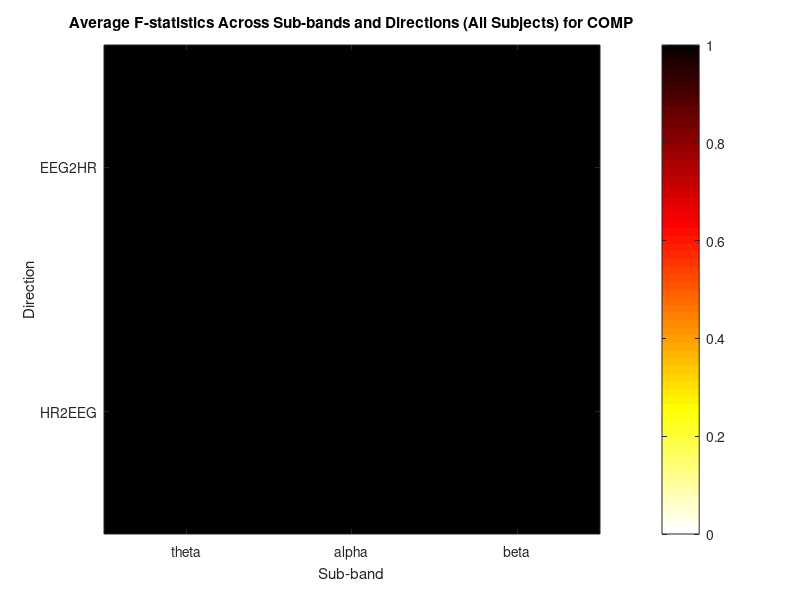
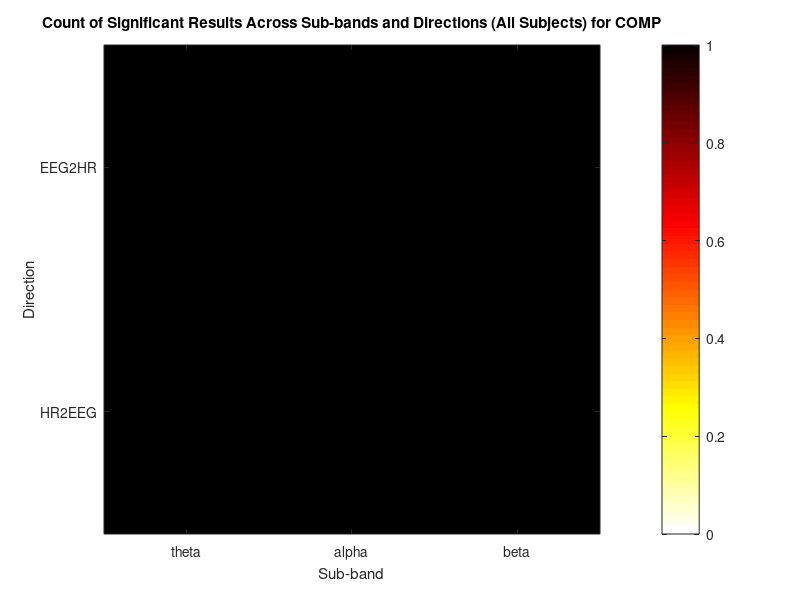

Here is the MATLAB script that generated these plots, in order: (Note: this script raises an error after producing the figures.)
% Clear workspace and close all figures
clc; clear all; close all;

%%
% Define paths for EEG and resting state data
path_EEG = 'xxxx.....';
path_Rest = 'xxxx.....';
addpath(path_EEG);
set_files = dir(fullfile(path_EEG, '*set'));

% Define analysis parameters
subbands = {'theta', 'alpha', 'beta'}; % Frequency bands to analyze
channels = 64;  % Number of EEG channels
directions = {'EEG2HR','HR2EEG'}; % Directions of Granger causality to analyze
event_type = 'COMP'; % Type of event to analyze (e.g., 'COMP', 'COOP', 'REST')
alpha = 0.01; % Significance level for statistical tests
max_lag = 4; % Maximum lag for Granger causality analysis
fs_eeg = 256;  % EEG sampling frequency
fs_gc  = 4; % Sampling frequency for Granger causality analysis
% Define frequency ranges for each band
bands = struct('theta', [4 7.5], 'alpha', [8 13], 'beta', [13 30]);
filter_order = 4; % Order of the Butterworth filter

% Initialize structure to store results for all subjects
Results = struct();

% Main loop: Process each subject's data
for i = 1:length(set_files)
    % Load EEG and resting state data for current subject
    EEG = pop_loadset(set_files(i).name, path_EEG);
    Rest = pop_loadset(set_files(i).name, path_Rest);
    
    % Find event markers for the specified event type
    event_indices_strt = find(contains({EEG.event.type}, [event_type '-strt']));
    
    % Initialize arrays to store segments
    EEG_segment = [];
    Resp_segment = [];
    ECG_segment = [];

    % Extract data segments based on event markers
    for j = 1:length(event_indices_strt)
        start_point = EEG.event(event_indices_strt(j)).latency;
        end_point = EEG.event(event_indices_strt(j) + 1).latency;
        % Extract EEG, respiration, and ECG data for each segment
        EEG_segment = [EEG_segment, EEG.data(:, start_point:end_point)];
        Resp_segment = [Resp_segment, Rest.data(66, start_point:end_point)];
        ECG_segment = [ECG_segment, Rest.data(65, start_point:end_point)];
    end

    % Calculate physiological measures at 1 Hz
    [~, ~, Resp] = respiration_rate_1hz(Resp_segment, fs_eeg, fs_gc, i, 0);
    [~, ~, HR] = RR_detector_1hz(ECG_segment, fs_eeg, fs_gc, i, 0);

    % Adjust data length to match sampling frequency
    num_segments = floor(length(EEG_segment) / (fs_eeg/fs_gc));
    HR = HR(1:num_segments);
    Resp = Resp(1:num_segments);

    % Initialize structure for current subject
    subject_id = sprintf('Subject_%d', i);
    Results.(subject_id) = struct();
    
    % Process each EEG channel
    for k = 1:channels
        EEG_data = double(EEG_segment(k, :));
        
        % Filter EEG data into frequency bands
        EEG_filtered = zeros(length(EEG_data), length(subbands));
        for m = 1:length(subbands)
            band = bands.(subbands{m});
            [b, a] = butter(filter_order, band/(fs_eeg/2), 'bandpass');
            EEG_filtered(:, m) = filtfilt(b, a, EEG_data);
        end
        
        % Segment filtered EEG data into 1-second epochs
        EEG_segmented = reshape(EEG_filtered(1:num_segments * (fs_eeg/fs_gc), :), (fs_eeg/fs_gc), num_segments, length(subbands));
        
        % Initialize results for current channel
        Results.(subject_id).channel(k).name = sprintf('Channel_%d', k);
        
        % Analyze each frequency band
        for n = 1:length(subbands)
            % Calculate power in current frequency band
            power_band = bandpower(EEG_segmented(:, :, n), fs_eeg, bands.(subbands{n}));
            
            % Calculate Granger causality in both directions
            % EEG to HR
            [F, c_v, Fprob, Fprob_Corrected, dAIC, dBIC, chosen_x_lag, chosen_y_lag] ...
                = granger_cause_1(HR, power_band, alpha, 4, 0, 4, 0, 1, 'power_band', 'HR', ...
                [1:length(HR)], 'C:\Users\KhadijehR\Desktop\Embrace\Networkphysiology\Cardiorespiratory\data_eeg', 'a', 'x', 0);
            
            % Store results for EEG to HR
            Results.(subject_id).EEG2HR.(subbands{n})(k, :) = [F, c_v, F > c_v];
            
            % Calculate and store results for other directions
            [F, c_v] = granger_cause(power_band, Resp, alpha, max_lag);
            Results.(subject_id).EEG2Resp.(subbands{n})(k, :) = [F, c_v, F > c_v];
            
            [F, c_v, Fprob, Fprob_Corrected, dAIC, dBIC, chosen_x_lag, chosen_y_lag] ...
                = granger_cause_1(power_band, HR, alpha, 4, 0, 4, 0, 1, 'power_band', 'HR', ...
                [1:length(HR)], 'C:\Users\KhadijehR\Desktop\Embrace\Networkphysiology\Cardiorespiratory\data_eeg', 'a', 'x', 0);
            Results.(subject_id).HR2EEG.(subbands{n})(k, :) = [F, c_v, F > c_v];
            
            [F, c_v] = granger_cause(Resp, power_band, alpha, max_lag);
            Results.(subject_id).Resp2EEG.(subbands{n})(k, :) = [F, c_v, F > c_v];
        end
    end
end

%% Visualization Section
% Calculate average F-statistics across subjects
average_F = zeros(length(directions), length(subbands));
num_subjects = length(set_files);

% Compute average F-statistics for each direction and frequency band
for d = 1:length(directions)
    for sb = 1:length(subbands)
        F_values_all = [];
        for i = 1:num_subjects
            subject_id = sprintf('Subject_%d', i);
            F_values = Results.(subject_id).(directions{d}).(subbands{sb})(:, 1);
            F_values_all = [F_values_all; F_values];
        end
        average_F(d, sb) = mean(F_values_all);
    end
end

% Create heatmap of average F-statistics
figure;
imagesc(average_F);
colormap(flipud(hot));
colorbar;
title(['Average F-statistics Across Sub-bands and Directions (All Subjects) for ' event_type]);
xlabel('Sub-band');
ylabel('Direction');
set(gca, 'XTick', 1:length(subbands), 'XTickLabel', subbands);
set(gca, 'YTick', 1:length(directions), 'YTickLabel', directions);

% Add value annotations to heatmap
for d = 1:length(directions)
    for sb = 1:length(subbands)
        value = average_F(d, sb);
        text(sb, d, sprintf('%.2f', value), 'HorizontalAlignment', 'center', 'Color', 'black', 'FontSize', 12);
    end
end

% Calculate count of significant results
significant_count = zeros(length(directions), length(subbands));
for d = 1:length(directions)
    for sb = 1:length(subbands)
        sig_values_all = [];
        for i = 1:num_subjects
            subject_id = sprintf('Subject_%d', i);
            sig_values = Results.(subject_id).(directions{d}).(subbands{sb})(:, 3);
            sig_values_all = [sig_values_all; sig_values];
        end
        significant_count(d, sb) = sum(sig_values_all);
    end
end

% Create heatmap of significant results
figure;
imagesc(round(significant_count/length(set_files)));
colormap(flipud(hot));
colorbar;
title(['Count of Significant Results Across Sub-bands and Directions (All Subjects) for ' event_type]);
xlabel('Sub-band');
ylabel('Direction');
set(gca, 'XTick', 1:length(subbands), 'XTickLabel', subbands);
set(gca, 'YTick', 1:length(directions), 'YTickLabel', directions);

% Add count annotations to heatmap
for d = 1:length(directions)
    for sb = 1:length(subbands)
        count_value = significant_count(d, sb);
        text(sb, d, sprintf('%d', round(count_value/length(set_files))), 'HorizontalAlignment', 'center', 'Color', 'black', 'FontSize', 12);
    end
end

% Create topoplots of significant channels
figure;
tiledlayout(2, 3, 'Padding', 'compact', 'TileSpacing', 'compact');

% Generate topoplots for each direction and frequency band
for d = [1 2]
    for sb = 1:length(subbands)
        gc_significance_vector = zeros(1, channels);
        
        % Accumulate significance across subjects
        for i = 1:num_subjects
            subject_id = sprintf('Subject_%d', i);
            sig_values = Results.(subject_id).(directions{d}).(subbands{sb})(:, 3);
            gc_significance_vector = gc_significance_vector + sig_values';
        end
        
        % Normalize significance values
        gc_significance_vector = gc_significance_vector / num_subjects;

        % Create topoplot
        nexttile;
        topoplot(gc_significance_vector, EEG.chanlocs, 'maplimits', [0 0.7], 'colormap', jet);
        title(sprintf('%s', subbands{sb}), 'FontSize', 14);
    end
end

% Add colorbar and title to topoplot figure
colorbar;
colormap(jet);
sgtitle(sprintf('Topoplot of Significant Channels Across Sub-bands and Directions for %s, p-value: %.3f, max lag: %d', event_type, alpha, max_lag));

%%
% Create bar plots for significant counts by frequency band
figure;
% Example data for visualization (replace with actual data if needed)
significant_counts_by_band = {
    [75, 50, 100, 60; 250, 150, 250, 200; 90, 70, 80, 50; 40, 30, 60, 20; 120, 90, 130, 110; 60, 45, 75, 55; 180, 160, 190, 170; 110, 85, 120, 100], % Delta band
    [65, 55, 90, 45; 230, 140, 240, 190; 80, 65, 70, 40; 30, 25, 50, 15; 110, 85, 120, 95; 55, 40, 65, 50; 170, 150, 180, 160; 105, 80, 110, 90], % Theta band
    [85, 60, 110, 70; 240, 145, 245, 195; 95, 75, 85, 55; 45, 35, 65, 25; 130, 100, 140, 115; 75, 55, 85, 65; 190, 170, 200, 180; 115, 90, 125, 105], % Alpha band
    [70, 40, 95, 50; 220, 130, 230, 180; 85, 65, 75, 45; 35, 20, 55, 10; 100, 80, 115, 90; 65, 50, 70, 60; 160, 140, 170, 150; 95, 70, 105, 85]  % Beta band
};

% Define labels for visualization
directions = {'EEG2HR', 'EEG2Resp', 'HR2EEG', 'Resp2EEG'};
num_subjects = 8;
bands = {'Delta', 'Theta', 'Alpha', 'Beta'};

% Create tiled layout for bar plots
t = tiledlayout(4, 1, 'Padding', 'compact', 'TileSpacing', 'compact');

% Generate bar plots for each frequency band
for b = 1:length(bands)
    nexttile;
    significant_counts = significant_counts_by_band{b};
    bar(significant_counts, 'grouped', 'BarWidth', 0.7);
    
    % Add labels and formatting
    ylabel(bands{b}, 'Rotation', 0, 'HorizontalAlignment', 'right', 'FontSize', 12, 'FontWeight', 'bold');
    if b == length(bands)
        xlabel('Subject', 'FontSize', 12, 'FontWeight', 'bold');
    end
    
    ylim([0, max(cellfun(@(x) max(x(:)), significant_counts_by_band)) + 20]);
    xticks(1:num_subjects);
    xticklabels(arrayfun(@(x) sprintf('Subject %d', x), 1:num_subjects, 'UniformOutput', false));
    set(gca, 'FontSize', 10);
end

% Add legend
lgd = legend(directions, 'Orientation', 'horizontal', 'FontSize', 10);
lgd.Layout.Tile = 'north';
